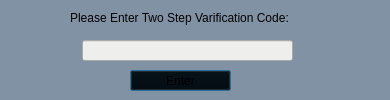
<?xml version="1.0" encoding="UTF-8"?>
<ui version="4.0">
 <class>Dialog</class>
 <widget class="QDialog" name="Dialog">
  <property name="geometry">
   <rect>
    <x>0</x>
    <y>0</y>
    <width>390</width>
    <height>100</height>
   </rect>
  </property>
  <property name="windowTitle">
   <string>Dialog</string>
  </property>
  <property name="styleSheet">
   <string notr="true">background-color: rgb(129, 146, 165);</string>
  </property>
  <widget class="QLabel" name="label">
   <property name="geometry">
    <rect>
     <x>70</x>
     <y>10</y>
     <width>251</width>
     <height>16</height>
    </rect>
   </property>
   <property name="styleSheet">
    <string notr="true">color: rgb(0, 0, 0);</string>
   </property>
   <property name="text">
    <string>Please Enter Two Step Varification Code:</string>
   </property>
  </widget>
  <widget class="QLineEdit" name="lineEdit">
   <property name="geometry">
    <rect>
     <x>82</x>
     <y>40</y>
     <width>211</width>
     <height>21</height>
    </rect>
   </property>
   <property name="styleSheet">
    <string notr="true">background-color: rgb(238, 238, 236);
font-size: 14pt; color: rgb(0, 0, 0);</string>
   </property>
  </widget>
  <widget class="QPushButton" name="pushButton">
   <property name="geometry">
    <rect>
     <x>130</x>
     <y>70</y>
     <width>101</width>
     <height>21</height>
    </rect>
   </property>
   <property name="styleSheet">
    <string notr="true">background-color: rgb(0, 0, 0);</string>
   </property>
   <property name="text">
    <string>Enter</string>
   </property>
  </widget>
 </widget>
 <resources/>
 <connections/>
</ui>
